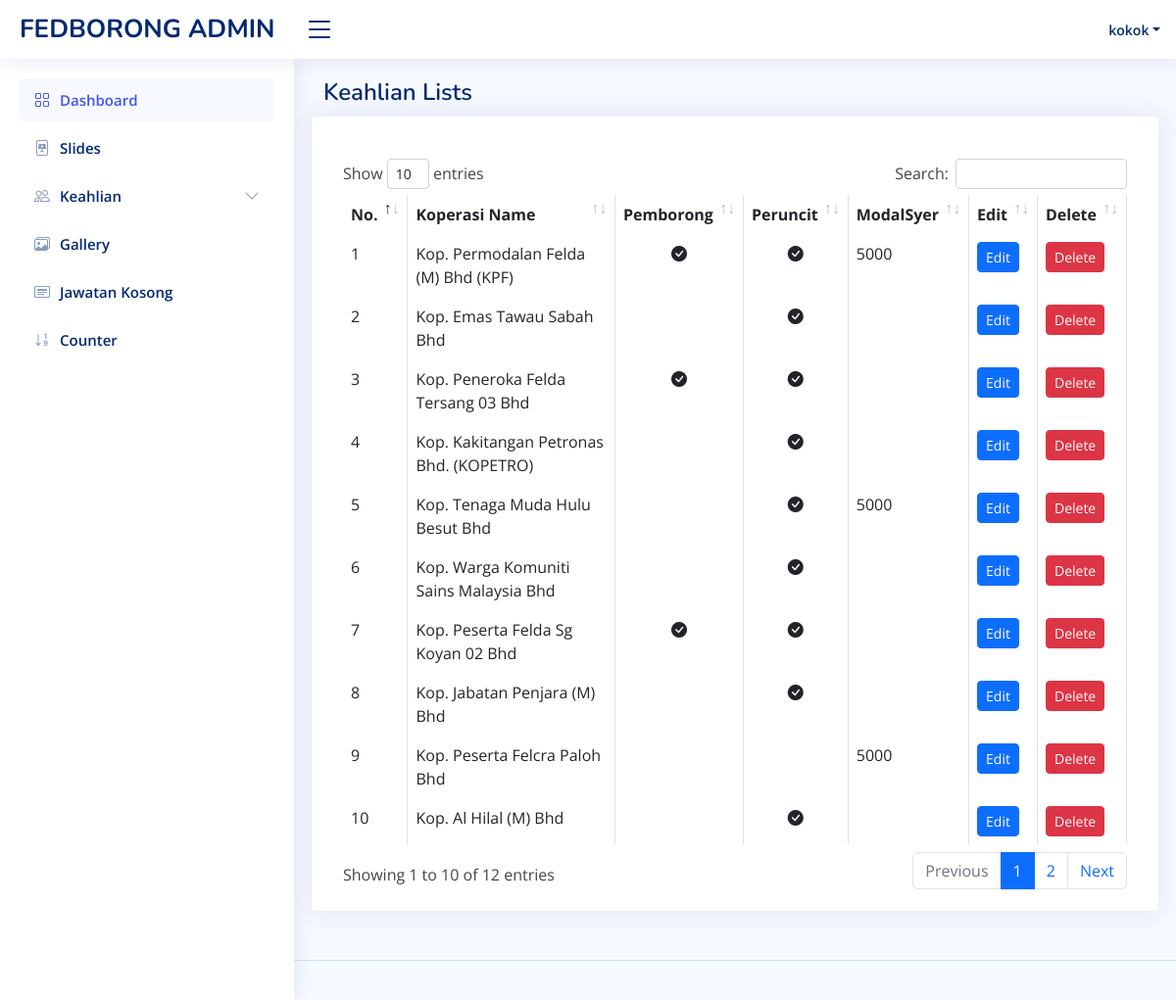
The app's page /admin-membership.php (signed in) with its own data.
### tables this page shows
CREATE TABLE `user` (
  `id` int(11) NOT NULL,
  `name` varchar(255) NOT NULL,
  `email` varchar(255) NOT NULL,
  `password` varchar(255) NOT NULL,
  `status` tinyint(4) NOT NULL
);

CREATE TABLE `keahlian` (
  `Id` int(11) NOT NULL,
  `Koperasi` varchar(1000) NOT NULL,
  `Pemborong` tinyint(11) DEFAULT NULL COMMENT '1=Ya, 2= Tidak',
  `Peruncitan` tinyint(11) DEFAULT NULL COMMENT '1=Ya, 2=Tidak',
  `ModalSyer` float DEFAULT NULL
);

### admin-membership.php (the view, shortened to what this page needs)
<?php
    if(isset($_SESSION['username'])) {
?>
<?php
include 'admin/admin-header.php';
?>
<body>
<?php include 'admin-nav.php';?>
  <main id="main" class="main">
  <div class="pagetitle">
      <h1>Keahlian Lists</h1>
    </div>
    <section class="section">
      <div class="row">
      <div class="card card-outline card-primary">
            <div class="card-body">
              <h5 class="card-title"></h5>
              <table class="table tabe-hover table-bordered" id="list">
                <thead>
                  <tr>
                    <th scope="col">No.</th>
                    <th scope="col">Koperasi Name</th>
                    <th scope="col">Pemborong</th>
                    <th scope="col">Peruncit</th>
                    <th scope="col">ModalSyer</th>
                    <th scope="col">Edit</th>
                    <th scope="col">Delete</th>
                  </tr>
                </thead>
                <tbody>
                  <?php
                  $count=1;
                  $sel_query="Select * from keahlian ORDER BY id desc;";
                  $result = mysqli_query($conn,$sel_query);
                  while($row = mysqli_fetch_assoc($result)) { ?>
                  <tr>
                    <td><?php echo $count; ?></td>
                    <td><?php echo $row['Koperasi'] ?></td>
                    <td class="text-center">
                    <?php
                    switch ($row['Pemborong']) {
                        case '1':
                            echo "<span> <i class='bi bi-check-circle-fill'></i></span>";
                            break;
                        case '2':
                            echo "<span> </span>";
                            break;
                    }
                    ?>
                </td>
                <td class="text-center">
                <?php
                switch ($row['Peruncitan']) {
                    case '1':
                        echo "<span> <i class='bi bi-check-circle-fill'></i></span>";
                        break;
                    case '2':
                        echo "<span></span>";
                        break;
                }
                ?>
                   </td>
                    <td><?php echo $row['ModalSyer'] ?></td>
                    <td><a href="admin-member-edit?id=<?php echo $row['Id'] ?>" class="btn btn-primary btn-sm">Edit</a></td>
                    <td>
                    <button type="button" class="btn btn-danger btn-sm" data-bs-toggle="modal" data-bs-target="#verticalycentered-<?php echo $row['Id'] ?>">
                     Delete
                    </button>
                    </td>
                  </tr>
                  <?php $count++; } ?>
                </tbody>
              </table>
            </div>
          </div>
      </div>
    </section>
  </main>
  <?php include 'admin/admin-footer.php' ?>
<?php
    } else {
        header("Location: ../Moderna/admin-login?error=login_first");
        exit();
    }
 ?>

### admin-nav.php (shortened to what this page needs)
<header id="header" class="header fixed-top d-flex align-items-center">
<?php
   $conn= new mysqli('localhost','root','','federasi')or die("Could not connect to mysql".mysqli_error($con));
   $id = $_SESSION['username'];
   $user = "SELECT * FROM user WHERE name = '$id'";
   $row = mysqli_fetch_assoc($conn->query($user) );
?>
<div class="d-flex align-items-center justify-content-between">
    <a href="admin-index" class="logo d-flex align-items-center">
      <span class="d-none d-lg-block">FEDBORONG ADMIN</span>
    </a>
    <i class="bi bi-list toggle-sidebar-btn"></i>
  </div>
  <nav class="header-nav ms-auto">
    <ul class="d-flex align-items-center">
      <li class="nav-item dropdown pe-3">
        <a class="nav-link nav-profile d-flex align-items-center pe-0" href="#" data-bs-toggle="dropdown">
          <span class="d-none d-md-block dropdown-toggle ps-2"><?php echo $row['name'];  ?></span>
        </a>
      </li>
    </ul>
  </nav>
</header>
<aside id="sidebar" class="sidebar">
  <ul class="sidebar-nav" id="sidebar-nav">
    <li class="nav-item">
      <a class="nav-link " href="admin-index">
        <i class="bi bi-grid"></i>
        <span>Dashboard</span>
      </a>
    </li>
    <li class="nav-item">
      <a class="nav-link collapsed" href="admin-slides">
        <i class="bi bi-file-slides"></i>
        <span>Slides</span>
      </a>
    </li>
    <li class="nav-item">
      <a class="nav-link collapsed" data-bs-target="#tables-nav2" data-bs-toggle="collapse" href="#">
        <i class="bi bi-people"></i><span>Keahlian</span><i class="bi bi-chevron-down ms-auto"></i>
      </a>
    </li>
    <li class="nav-item">
      <a class="nav-link collapsed" href="admin-gallery">
      <i class="bi bi-images"></i>
        <span>Gallery</span>
      </a>
    </li>
    <li class="nav-item">
      <a class="nav-link collapsed" href="#">
        <i class="bi bi-card-heading"></i>
        <span>Jawatan Kosong</span>
      </a>
    </li>
    <li class="nav-item">
      <a class="nav-link collapsed" href="./admin-counter">
        <i class="bi bi-sort-numeric-down"></i>
        <span>Counter</span>
      </a>
    </li>
  </ul>
</aside>

### admin-assets/css/style.css (style rules this page uses)
:root { scroll-behavior: smooth; }
body { font-family: "Open Sans", sans-serif; background: #f6f9ff; color: #444444; }
a { color: #4154f1; text-decoration: none; }
h1, h2, h3, h4, h5, h6 { font-family: "Nunito", sans-serif; }
#main { margin-top: 60px; padding: 20px 30px; transition: all 0.3s; }
.pagetitle { margin-bottom: 10px; }
.pagetitle h1 { font-size: 24px; margin-bottom: 0; font-weight: 600; color: #012970; }
.card { margin-bottom: 30px; border: none; border-radius: 5px; box-shadow: 0px 0 30px rgba(1, 41, 112, 0.1); }
.card-title { padding: 20px 0 15px 0; font-size: 18px; font-weight: 500; color: #012970; font-family: "Poppins", sans-serif; }
.card-body { padding: 0 20px 20px 20px; }
.logo { line-height: 1; }
@media (min-width: 1200px) { .logo { width: 280px; } }
.logo span { font-size: 26px; font-weight: 700; color: #012970; font-family: "Nunito", sans-serif; }
.header { transition: all 0.5s; z-index: 997; height: 60px; box-shadow: 0px 2px 20px rgba(1, 41, 112, 0.1); background-color: #fff; padding-left: 20px; }
.header .toggle-sidebar-btn { font-size: 32px; padding-left: 10px; cursor: pointer; color: #012970; }
.header-nav ul { list-style: none; }
.header-nav>ul { margin: 0; padding: 0; }
.header-nav .nav-profile { color: #012970; }
.header-nav .nav-profile span { font-size: 14px; font-weight: 600; }
.sidebar { position: fixed; top: 60px; left: 0; bottom: 0; width: 300px; z-index: 996; transition: all 0.3s; padding: 20px; overflow-y: auto; scrollbar-width: thin; scrollbar-color: #aab7cf transparent; box-shadow: 0px 0px 20px rgba(1, 41, 112, 0.1); background-color: #fff; }
@media (min-width: 1200px) { #main, #footer { margin-left: 300px; } }
.sidebar-nav { padding: 0; margin: 0; list-style: none; }
.sidebar-nav li { padding: 0; margin: 0; list-style: none; }
.sidebar-nav .nav-item { margin-bottom: 5px; }
.sidebar-nav .nav-link { display: flex; align-items: center; font-size: 15px; font-weight: 600; color: #4154f1; transition: 0.3; background: #f6f9ff; padding: 10px 15px; border-radius: 4px; }
.sidebar-nav .nav-link i { font-size: 16px; margin-right: 10px; color: #4154f1; }
.sidebar-nav .nav-link.collapsed { color: #012970; background: #fff; }
.sidebar-nav .nav-link.collapsed i { color: #899bbd; }
.sidebar-nav .nav-link .bi-chevron-down { margin-right: 0; transition: transform 0.2s ease-in-out; }

### records on screen
user: name "kokok"
keahlian: Koperasi "Kop. Permodalan Felda (M) Bhd (KPF)", Pemborong 1 (drawn), Peruncitan 1 (drawn), ModalSyer "5000"
keahlian: Koperasi "Kop. Emas Tawau Sabah Bhd", Peruncitan 1 (drawn)
keahlian: Koperasi "Kop. Peneroka Felda Tersang 03 Bhd", Pemborong 1 (drawn), Peruncitan 1 (drawn)
keahlian: Koperasi "Kop. Kakitangan Petronas Bhd. (KOPETRO)", Peruncitan 1 (drawn)
keahlian: Koperasi "Kop. Tenaga Muda Hulu Besut Bhd", Peruncitan 1 (drawn), ModalSyer "5000"
keahlian: Koperasi "Kop. Warga Komuniti Sains Malaysia Bhd", Peruncitan 1 (drawn)
keahlian: Koperasi "Kop. Peserta Felda Sg Koyan 02 Bhd", Pemborong 1 (drawn), Peruncitan 1 (drawn)
keahlian: Koperasi "Kop. Jabatan Penjara (M) Bhd", Peruncitan 1 (drawn)
keahlian: Koperasi "Kop. Peserta Felcra Paloh Bhd", ModalSyer "5000"
keahlian: Koperasi "Kop. Al Hilal (M) Bhd", Peruncitan 1 (drawn)
